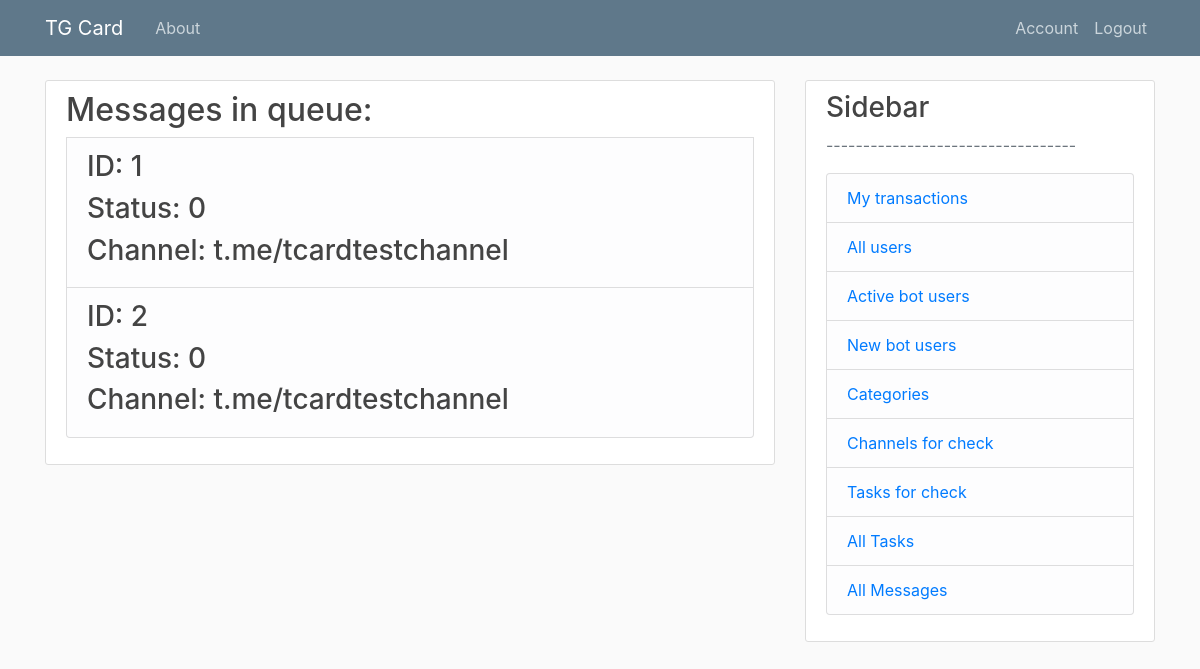
/messages (signed in), run on an earlier commit of the app's database.
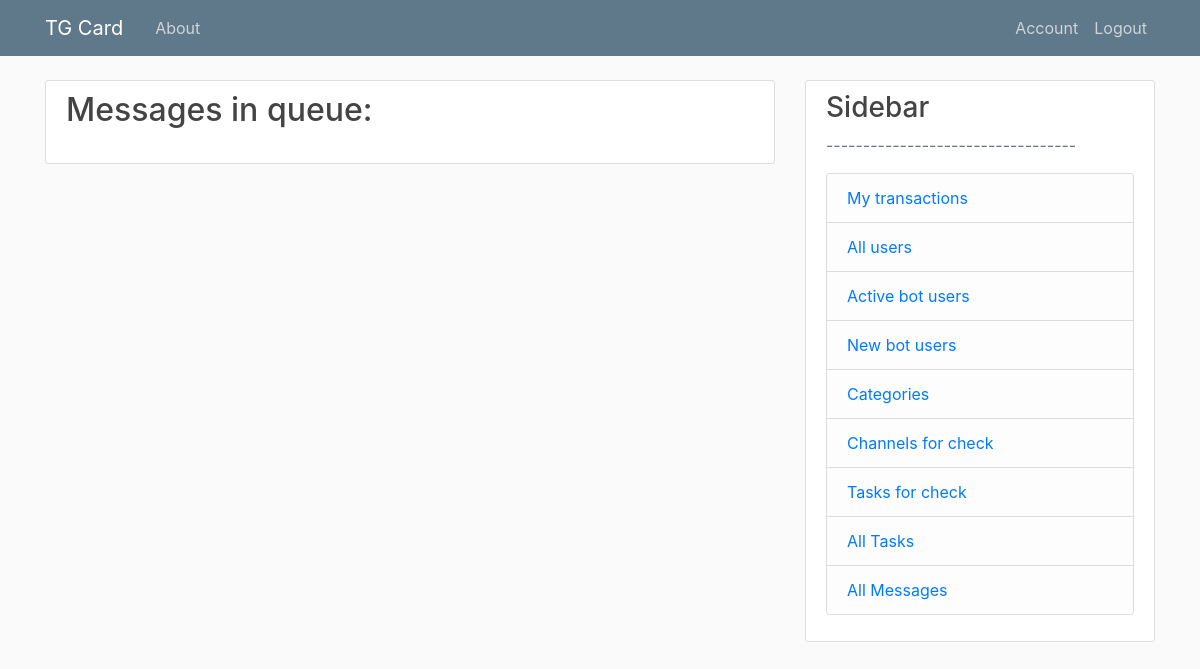
And on a later commit of the database.
### models.py (models this page shows, shortened)
class MessageQueue(db.Model):
    id = db.Column(db.Integer, primary_key=True)
    taskId = db.Column(db.Integer, db.ForeignKey('task.id'), nullable=False)
    message_text = db.Column(db.String, nullable=False)
    tgUrl = db.Column(db.String, index=True, nullable=False) # affiliate channel
    status = db.Column(db.Integer) # new / published / deactivated
    posting_time = db.Column(db.DateTime())

### routes.py (the view)
@app.route("/messages", methods=['GET', 'POST'])
@login_required
@moderator_access_level()
def messages():
    messages = MessageQueue.query.all()
    return render_template('messages.html', title='Messages', messages=messages)

### models.py (called while the page is built)
@login_manager.user_loader
def load_user(user_id):
    return User.query.get(int(user_id))

### routes.py (called while the page is built)
def moderator_access_level():
    def decorator(f):
        @wraps(f)
        def decorated_function(*args, **kwargs):
            if current_user.role != 'MODERATOR':
                return redirect(url_for('access_error_page'))
            return f(*args, **kwargs)
        return decorated_function
    return decorator

### templates/messages.html
{% extends "layout.html" %}
{% block content %}
    <div class="content-section">
    <form method="POST" action="{{ url_for('taskCheck') }}">
    <fieldset class="form-group">
    <h2>Messages in queue: </h2>
    {% for msg in messages %}
    <li class="list-group-item list-group-item-light">
                <ul class="list-group">
                    <h3>ID: {{msg.id}}</h3>
                    <h3>Status: {{msg.status}}</h3>
                    <h3>Channel: {{msg.tgUrl}}</h3>
                </ul>
    </li>
    {% endfor %}
            </fieldset>
        </form>
    </div>
{% endblock content %}

What changed in the data, as far as the page shows it:
removed MessageQueue: id "1", status "0", tgUrl "t.me/tcardtestchannel"
removed MessageQueue: id "2", status "0", tgUrl "t.me/tcardtestchannel"
